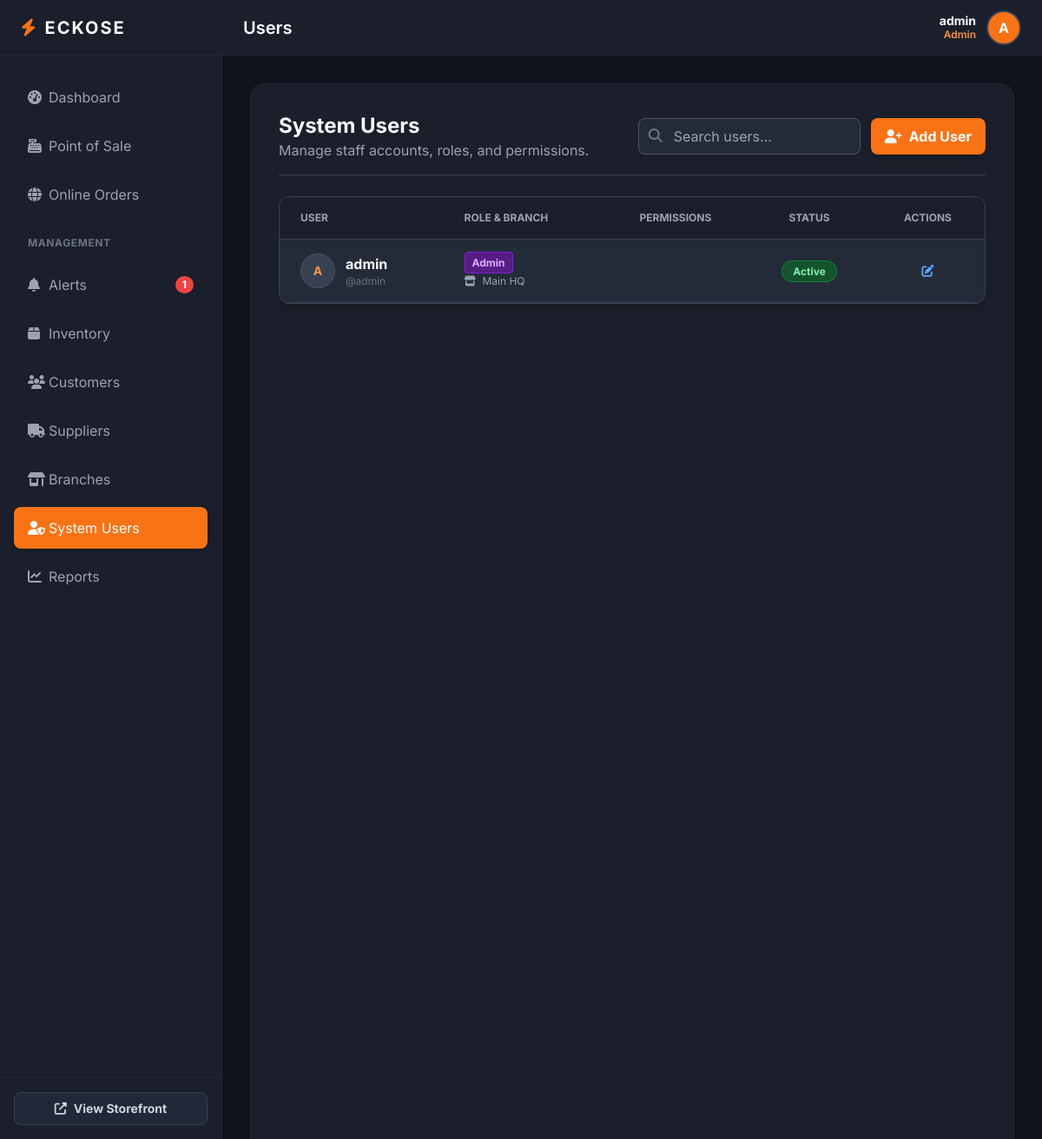
The page /pages/users.php (signed in) on the database its author committed.
### tables this page shows
CREATE TABLE `users` (
  `id` int(11) NOT NULL,
  `username` varchar(50) NOT NULL,
  `password` varchar(255) NOT NULL,
  `role` enum('Admin','Cashier') DEFAULT 'Cashier',
  `branch_id` int(11) DEFAULT NULL,
  `created_at` timestamp NOT NULL DEFAULT current_timestamp()
);

CREATE TABLE `branches` (
  `id` int(11) NOT NULL,
  `branch_name` varchar(100) NOT NULL,
  `address` text DEFAULT NULL,
  `created_at` timestamp NOT NULL DEFAULT current_timestamp()
);

### pages/users.php (the view, shortened to what this page needs)
<?php
require_once '../config/database.php';
$search = isset($_GET['search']) ? trim($_GET['search']) : '';
if ($search) {
    $stmt = $pdo->prepare("
        SELECT u.*, b.branch_name
        FROM users u
        LEFT JOIN branches b ON u.branch_id = b.id
        WHERE u.username LIKE ? OR u.first_name LIKE ? OR u.role LIKE ?
        ORDER BY u.id DESC
    ");
    $stmt->execute(["%$search%", "%$search%", "%$search%"]);
} else {
    $stmt = $pdo->query("
        SELECT u.*, b.branch_name
        FROM users u
        LEFT JOIN branches b ON u.branch_id = b.id
        ORDER BY u.id DESC
    ");
}
$users = $stmt->fetchAll();
require_once '../includes/header.php';
require_once '../includes/sidebar.php';
?>
<div class="bg-[#1A1F2B] min-h-screen p-8 rounded-2xl border border-gray-800 shadow-inner text-gray-200">
    <div class="flex flex-col md:flex-row justify-between items-start md:items-center mb-6 border-b border-gray-700 pb-4 gap-4">
        <div>
            <h2 class="text-2xl font-bold text-white">System Users</h2>
            <p class="text-gray-400">Manage staff accounts, roles, and permissions.</p>
        </div>
        <div class="flex gap-3 w-full md:w-auto">
            <form method="GET" class="relative flex-1 md:w-64">
                <i class="fas fa-search absolute left-3 top-3 text-gray-500"></i>
                <input type="text" name="search" value="<?= htmlspecialchars($search) ?>" placeholder="Search users..." class="w-full bg-[#242B38] border border-gray-600 text-white pl-10 pr-4 py-2 rounded-lg focus:outline-none focus:border-orange-500">
            </form>
            <button onclick="openModal()" class="bg-orange-500 hover:bg-orange-600 text-white font-bold py-2 px-4 rounded-lg shadow-lg transition flex items-center whitespace-nowrap">
                <i class="fas fa-user-plus mr-2"></i> Add User
            </button>
        </div>
    </div>
    <div class="bg-[#242B38] rounded-xl shadow-lg border border-gray-700 overflow-hidden">
        <div class="overflow-x-auto">
            <table class="w-full text-sm text-left text-gray-300">
                <thead class="text-xs text-gray-400 uppercase bg-[#1A1F2B] border-b border-gray-700">
                    <tr>
                        <th class="px-6 py-4">User</th>
                        <th class="px-6 py-4">Role & Branch</th>
                        <th class="px-6 py-4 text-center">Permissions</th>
                        <th class="px-6 py-4 text-center">Status</th>
                        <th class="px-6 py-4 text-center">Actions</th>
                    </tr>
                </thead>
                <tbody>
                    <?php if(empty($users)): ?>
                        <tr><td colspan="5" class="px-6 py-8 text-center text-gray-500">No users found.</td></tr>
                    <?php else: ?>
                        <?php foreach($users as $u): ?>
                            <tr class="border-b border-gray-700 hover:bg-[#2D3748] transition">
                                <td class="px-6 py-4">
                                    <div class="flex items-center gap-3">
                                        <div class="w-10 h-10 rounded-full bg-gray-700 flex items-center justify-center text-orange-400 border border-gray-600 font-bold">
                                            <?= strtoupper(substr($u['username'], 0, 1)) ?>
                                        </div>
                                        <div>
                                            <div class="font-bold text-white text-base">
                                                <?= htmlspecialchars(trim(($u['first_name'] ?? '') . ' ' . ($u['last_name'] ?? ''))) ?: htmlspecialchars($u['username']) ?>
                                            </div>
                                            <div class="text-xs text-gray-500">@<?= htmlspecialchars($u['username']) ?></div>
                                        </div>
                                    </div>
                                </td>
                                <td class="px-6 py-4">
                                    <?php if($u['role'] === 'Admin'): ?>
                                        <span class="bg-purple-900 text-purple-300 text-xs font-bold px-2 py-1 rounded border border-purple-700">Admin</span>
                                    <?php else: ?>
                                        <span class="bg-blue-900 text-blue-300 text-xs font-bold px-2 py-1 rounded border border-blue-700">Cashier</span>
                                    <?php endif; ?>
                                    <div class="text-xs text-gray-400 mt-1"><i class="fas fa-store mr-1"></i> <?= htmlspecialchars($u['branch_name'] ?? 'All Branches') ?></div>
                                </td>
                                <td class="px-6 py-4 text-center space-y-1">
                                </td>
                                <td class="px-6 py-4 text-center">
                                    <?php if(($u['status'] ?? 'Active') === 'Active'): ?>
                                        <span class="bg-green-900 text-green-300 text-xs font-bold px-3 py-1 rounded-full border border-green-700">Active</span>
                                    <?php else: ?>
                                        <span class="bg-red-900 text-red-300 text-xs font-bold px-3 py-1 rounded-full border border-red-700">Suspended</span>
                                    <?php endif; ?>
                                </td>
                                <td class="px-6 py-4 text-center space-x-3">
                                    <button onclick='editUser(<?= json_encode($u) ?>)' class="text-blue-400 hover:text-blue-300 transition"><i class="fas fa-edit"></i></button>
                                </td>
                            </tr>
                        <?php endforeach; ?>
                    <?php endif; ?>
                </tbody>
            </table>
        </div>
    </div>
</div>
<?php require_once '../includes/footer.php'; ?>

### includes/header.php (style rules this page uses)
body { font-family: 'Inter', sans-serif; }

### rows shown on the page
users: username "A", username "admin", role "Admin", branch.branch_name "Main HQ"

### other values the page prints
$low_stock_count "1"
str_replace('.php', '', $current_page) "Users"
$username "admin"
$role "Admin"
substr($username ?? 'U', 0, 1) "A"
